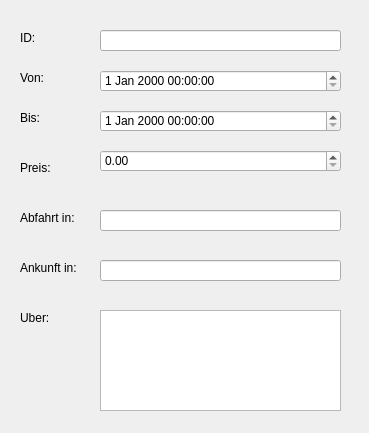
<?xml version="1.0" encoding="UTF-8"?>
<ui version="4.0">
 <class>zugbuchung</class>
 <widget class="QDialog" name="zugbuchung">
  <property name="geometry">
   <rect>
    <x>0</x>
    <y>0</y>
    <width>369</width>
    <height>433</height>
   </rect>
  </property>
  <property name="windowTitle">
   <string>Dialog</string>
  </property>
  <widget class="QLabel" name="label">
   <property name="geometry">
    <rect>
     <x>20</x>
     <y>30</y>
     <width>58</width>
     <height>16</height>
    </rect>
   </property>
   <property name="text">
    <string>ID:</string>
   </property>
  </widget>
  <widget class="QLabel" name="label_2">
   <property name="geometry">
    <rect>
     <x>20</x>
     <y>70</y>
     <width>58</width>
     <height>16</height>
    </rect>
   </property>
   <property name="text">
    <string>Von:</string>
   </property>
  </widget>
  <widget class="QLabel" name="label_3">
   <property name="geometry">
    <rect>
     <x>20</x>
     <y>110</y>
     <width>58</width>
     <height>16</height>
    </rect>
   </property>
   <property name="text">
    <string>Bis:</string>
   </property>
  </widget>
  <widget class="QLabel" name="label_4">
   <property name="geometry">
    <rect>
     <x>20</x>
     <y>160</y>
     <width>58</width>
     <height>16</height>
    </rect>
   </property>
   <property name="text">
    <string>Preis:</string>
   </property>
  </widget>
  <widget class="QLabel" name="label_5">
   <property name="geometry">
    <rect>
     <x>20</x>
     <y>210</y>
     <width>71</width>
     <height>16</height>
    </rect>
   </property>
   <property name="text">
    <string>Abfahrt in:</string>
   </property>
  </widget>
  <widget class="QLabel" name="label_6">
   <property name="geometry">
    <rect>
     <x>20</x>
     <y>260</y>
     <width>71</width>
     <height>16</height>
    </rect>
   </property>
   <property name="text">
    <string>Ankunft in:</string>
   </property>
  </widget>
  <widget class="QLabel" name="label_7">
   <property name="geometry">
    <rect>
     <x>20</x>
     <y>310</y>
     <width>58</width>
     <height>16</height>
    </rect>
   </property>
   <property name="text">
    <string>Uber:</string>
   </property>
  </widget>
  <widget class="QLineEdit" name="idLineEdit">
   <property name="geometry">
    <rect>
     <x>100</x>
     <y>30</y>
     <width>241</width>
     <height>21</height>
    </rect>
   </property>
  </widget>
  <widget class="QDateTimeEdit" name="vonDateTimeEdit">
   <property name="geometry">
    <rect>
     <x>100</x>
     <y>70</y>
     <width>241</width>
     <height>22</height>
    </rect>
   </property>
  </widget>
  <widget class="QDateTimeEdit" name="bisDateTimeEdit">
   <property name="geometry">
    <rect>
     <x>100</x>
     <y>110</y>
     <width>241</width>
     <height>22</height>
    </rect>
   </property>
  </widget>
  <widget class="QDoubleSpinBox" name="preisDoubleSpinBox">
   <property name="geometry">
    <rect>
     <x>100</x>
     <y>150</y>
     <width>241</width>
     <height>22</height>
    </rect>
   </property>
   <property name="maximum">
    <double>10000.989999999999782</double>
   </property>
  </widget>
  <widget class="QLineEdit" name="abfahrtLineEdit">
   <property name="geometry">
    <rect>
     <x>100</x>
     <y>210</y>
     <width>241</width>
     <height>21</height>
    </rect>
   </property>
  </widget>
  <widget class="QLineEdit" name="ankunftLineEdit">
   <property name="geometry">
    <rect>
     <x>100</x>
     <y>260</y>
     <width>241</width>
     <height>21</height>
    </rect>
   </property>
  </widget>
  <widget class="QTextBrowser" name="uberTextBrowser">
   <property name="geometry">
    <rect>
     <x>100</x>
     <y>310</y>
     <width>241</width>
     <height>101</height>
    </rect>
   </property>
  </widget>
 </widget>
 <resources/>
 <connections/>
</ui>
